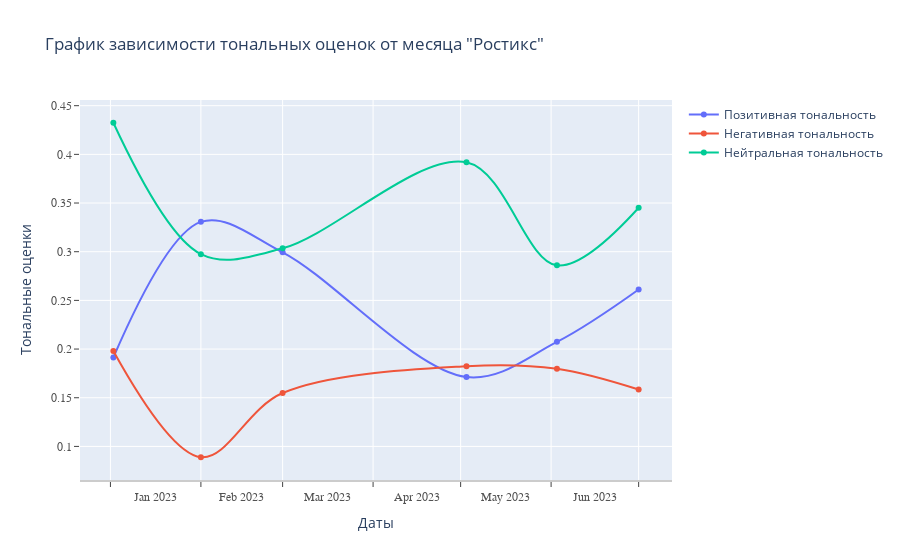

Notebook cell for this chart:
### Code cell
import plotly.graph_objects as go

fig = go.Figure()
fig.add_trace(go.Scatter(x=df_group["review_date"], y=df_group["positive"], name="Позитивная тональность",
                         line_shape='spline'))
fig.add_trace(go.Scatter(x=df_group["review_date"], y=df_group["negative"], name="Негативная тональность",
                         line_shape='spline'))

fig.add_trace(go.Scatter(x=df_group["review_date"], y=df_group["neutral"], name="Нейтральная тональность",
                         line_shape='spline'))


fig.update_layout(title="График зависимости тональных оценок от месяца \"Ростикс\"",
                  xaxis_title='Даты', yaxis_title='Тональные оценки',
                  xaxis=dict(
                      showticklabels=True,
                      linecolor='rgb(204, 204, 204)',
                      linewidth=2,
                      tickmode='linear',
                      ticks='outside',
                      dtick="M1",
                      ticklabelmode="period",
                      tickfont=dict(
                          family='Times New Roman',
                          size=12,
                          color='rgb(82, 82, 82)',
                      )),
                  yaxis=dict(
                      tickmode='linear',
                      ticks='outside',
                      tick0=0,
                      dtick=0.05,
                      tickfont=dict(
                          family='Times New Roman',
                          size=12,
                          color='rgb(82, 82, 82)',
                      )))
fig.show(config=dict({'staticPlot':True}))

### Figure 1 — Plotly figure (JSON) as saved in the notebook; plotly's stock layout.template omitted (floating-point values rounded to 4 significant figures)
{"data": [{"line": {"shape": "spline"}, "name": "Позитивная тональность", "type": "scatter", "x": ["2023-01-02T00:00:00", "2023-02-01T00:00:00", "2023-03-01T00:00:00", "2023-05-03T00:00:00", "2023-06-03T00:00:00", "2023-07-01T00:00:00"], "y": [0.1914, 0.3306, 0.2994, 0.1713, 0.2074, 0.2612]}, {"line": {"shape": "spline"}, "name": "Негативная тональность", "type": "scatter", "x": ["2023-01-02T00:00:00", "2023-02-01T00:00:00", "2023-03-01T00:00:00", "2023-05-03T00:00:00", "2023-06-03T00:00:00", "2023-07-01T00:00:00"], "y": [0.198, 0.08887, 0.1548, 0.1824, 0.1798, 0.1585]}, {"line": {"shape": "spline"}, "name": "Нейтральная тональность", "type": "scatter", "x": ["2023-01-02T00:00:00", "2023-02-01T00:00:00", "2023-03-01T00:00:00", "2023-05-03T00:00:00", "2023-06-03T00:00:00", "2023-07-01T00:00:00"], "y": [0.4325, 0.2975, 0.3035, 0.3918, 0.286, 0.3452]}], "layout": {"title": {"text": "График зависимости тональных оценок от месяца \"Ростикс\""}, "xaxis": {"dtick": "M1", "linecolor": "rgb(204, 204, 204)", "linewidth": 2, "showticklabels": true, "tickfont": {"color": "rgb(82, 82, 82)", "family": "Times New Roman", "size": 12}, "ticklabelmode": "period", "tickmode": "linear", "ticks": "outside", "title": {"text": "Даты"}}, "yaxis": {"dtick": 0.05, "tick0": 0, "tickfont": {"color": "rgb(82, 82, 82)", "family": "Times New Roman", "size": 12}, "tickmode": "linear", "ticks": "outside", "title": {"text": "Тональные оценки"}}}}
